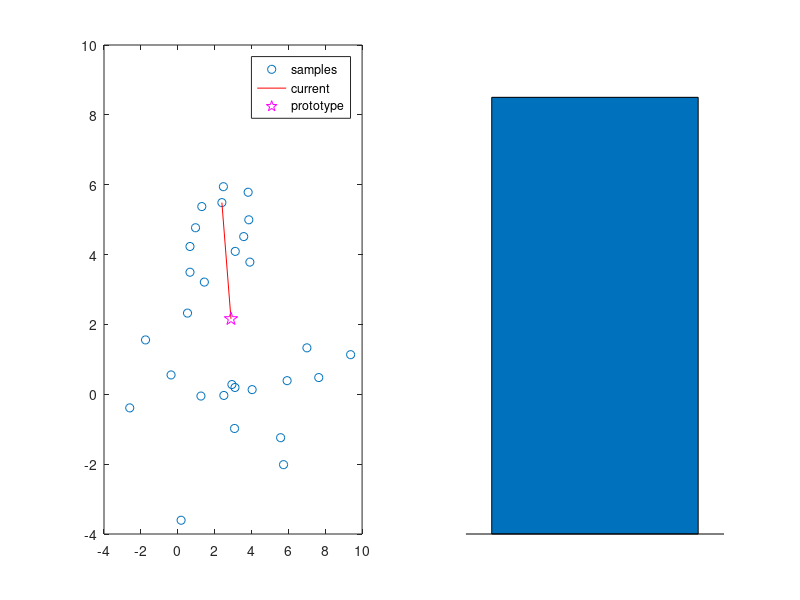
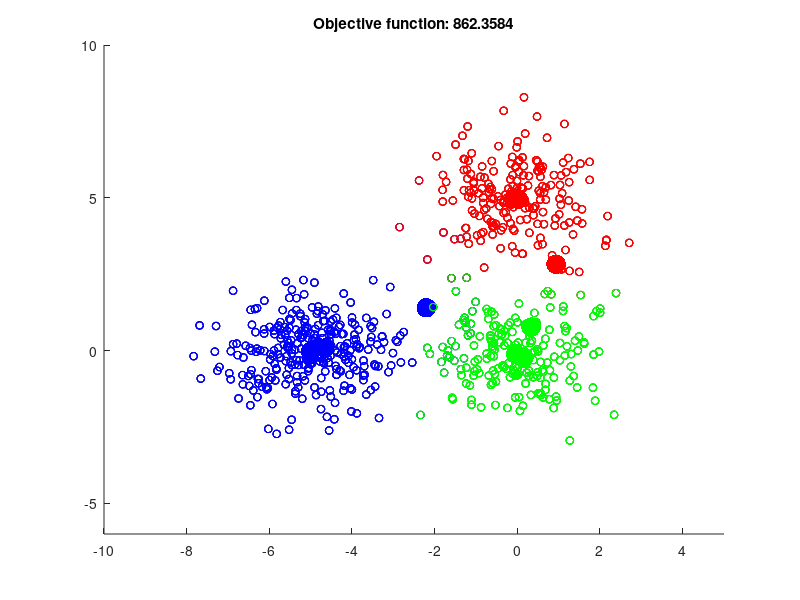

These figures' MATLAB source, in order:
% This is a MATLAB script for the
% CLPS1291 lecture on kemans.

% Other m-files required: none
% Subfunctions: none
% MAT-files required: none
% Author: Thomas Serre
% The k-means code is a modified version of the
% simple_kmedias function by Mauricio Martinez-Garcia, 2003,2007
% Brown University
% CLPS Department
% email: Thomas_Serre@Brown.edu
% Website: http://serre-lab.clps.brown.edu
% February 2014;

clc;
clear all;
close all;

%%%%%%%%%%%%%%%%%%%%%%%%%%%%%%%%%%%%%%%%%%%%%%%%%%%%%%%%%%%%%%%%%%%%%%%%%%
%% Model neuron coding for distance from average for toy data
%% Excercise for home: Try to run the code on your faces...
clear all;
x   = 2.0 + 3.0*randn(2,30);
sim = 'rbf'; % 'rbf' or 'dot-prod' or 'sig'

%% Excercise: Try to implement the normalized dot-product

% Algorithm starts
ind = randperm(size(x,2)); %% randomize the presentation order
m   = mean(x,2); %% sample mean
w   = m;

for ii = 1:size(x,2)
    subplot(1,2,1); plot(x(1,:), x(2,:), 'o');
    hold on;
    
    switch sim
        case 'rbf'
            % compute distance between current stimulus x(:,ind(ii)) and synaptic weight
            D2   = sum((x(:,ind(ii))-w).^2);
            sig2 = 100;
            y = exp(-D2/sig2);
            
            plot([m(1) x(1,ind(ii))], [m(2) x(2,ind(ii))], '-r', 'MarkerSize', 10);
            plot(m(1), m(2), 'pm', 'MarkerSize', 10);
            legend('samples', 'current','prototype')
            hold off
            subplot(1,2,2); bar(1,y); axis([0 2 0 1]); axis off
            
        case 'dot-prod'
            y = w'*x(:,ind(ii));
            
            plot([0 x(1,ind(ii))], [0 x(2,ind(ii))], '-r', 'MarkerSize', 10);
            plot([0 m(1)], [0  m(2)], '-g', 'MarkerSize', 10);
            legend('samples', 'current','prototype')
            hold off
            subplot(1,2,2); bar(1,y); axis([0 2 -10 10]); axis off
            
        case 'sig'
            y = logsig(w'*x(:,ind(ii)));
            
            plot([0 x(1,ind(ii))], [0 x(2,ind(ii))], '-r', 'MarkerSize', 10);
            plot([0 m(1)], [0  m(2)], '-g', 'MarkerSize', 10);
            legend('samples', 'current','prototype')
            hold off
            subplot(1,2,2); bar(1,y); axis([0 2 0 1]); axis off
    end
    pause
end


%%%%%%%%%%%%%%%%%%%%%%%%%%%%%%%%%%%%%%%%%%%%%%%%%%%%%%%%%%%%%%%%%%%%%%%%%%
%% K-means demo

close all;
clear all;

K  = 3; %% K for k-means

col = [1 0 0; 0 1 0; 0 0 1; 1 1 0; 1 0 1; 0 1 1];

dim     = 2;
my_var  = 1;
my_sdev = sqrt(my_var);

%%init
dist    = zeros(1,K);
maxerr  = 0;
m       = 1;


cluster1 = my_sdev*randn(200,dim) + kron(ones(200,1),[0,0]);
cluster2 = my_sdev*randn(200,dim) + kron(ones(200,1),[0,5]);
cluster3 = my_sdev*randn(300,dim) + kron(ones(300,1),[-5,0]);

% Build data matrix with corresponding labels lab
X    = [cluster1 ; cluster2 ; cluster3];
lab  = [ones(size(cluster1,1),1); ...
    2*ones(size(cluster2,1),1); 3*ones(size(cluster3,1),1)];

[Ndata, dims] = size(X);

figure
scatter(X(:,1),X(:,2), 30, [0 0 0]);
axis([-10 5 -6 10]);
hold on;

% Initial prototype assignment (arbitrary)
ind = randperm(size(X,1));
for i=1:K-1
    means(i,:) = X(ind(i),:);
end
means(K,:) = mean(X(K:Ndata,:));

cmp = 1 + maxerr;
while (cmp > maxerr)
    
    class  = zeros(K,dims);
    Nclass = zeros(K,1);
    myind  = [];
    
    scatter(means(:,1), means(:,2), 200, col(1:K,:), 'fill' );
    
    pause;
    
    % Groups each elements to the nearest prototype
    for ii = 1:Ndata
        for jj = 1:K
            % Euclidean distance from data to each prototype
            dist(jj) = norm(X(ii,:)-means(jj,:))^2;
        end
        % Find indices of minimum distance
        index_min = find(~(dist-min(dist)));
        
        % If there are multiple min distances, decide randomly
        index_min          = index_min(ceil(length(index_min)*rand));
        class(index_min,:) = class(index_min,:) + X(ii,:);
        Nclass(index_min)  = Nclass(index_min) + 1;
        myind              = [myind index_min];
    end
    
    err = 0;
    for ii = 1:K
        class(ii,:) = class(ii,:) / Nclass(ii);
        ind         = find(myind==ii);
        
        scatter(X(ind,1),X(ind,2), 30, repmat(col(ii,:), length(ind),1));
        
        err = err+sum(sqrt(sum((X(ind,:)-repmat(class(ii,:),length(ind),1)).^2,2)));
    end
    
    title(['Objective function: ' num2str(err)])
    pause;
    
    % Compare results with previous iteration
    cmp = 0;
    for ii = 1:K
        cmp = norm(class(ii,:)-means(ii,:));
    end
    
    % Prototype update
    means = class;
end

Nmeans = Nclass;
